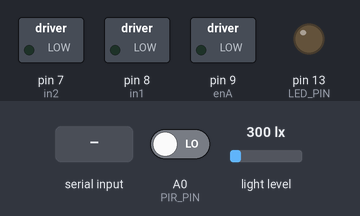
This sketch was run on a simulated Arduino Uno, built with avr-gcc and run on an emulated ATmega328P. Shown: switched loads named in the sketch (green lamp = pin HIGH), output pins drawn as LEDs (lit = HIGH). The inputs (shaded band) are chosen by the test bench; at power-on: A0 (PIR_PIN) LOW, light level 300 lx. What the sketch prints to the serial monitor is not drawn.

Above: at 5.2 s.
5.3 s: A0 (PIR_PIN) driven HIGH
At 6.0 s:
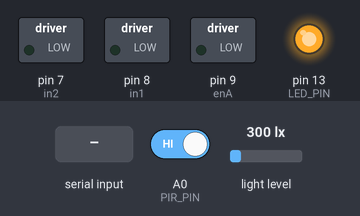
6.8 s: "r1\n" received over Serial
8.3 s: "r1\n" received over the second serial link
9.8 s: "room1\n" received over Serial
11.3 s: "room1\n" received over the second serial link
12.8 s: "heater\n" received over Serial
Timing chart, 0 to 15.3 s (numbered marks = the images above; inputs shaded):
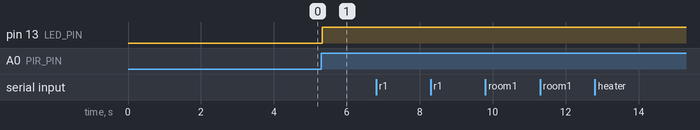

The sketch:

Room1.ino
```cpp
#include <Wire.h>
#include <Adafruit_Sensor.h>
#include <Adafruit_BME280.h>
#include <Adafruit_TSL2561_U.h>
#include <SoftwareSerial.h>


const String ROOM_ID = "R1";

SoftwareSerial Xbee(10, 11);
Adafruit_TSL2561_Unified tsl = Adafruit_TSL2561_Unified(TSL2561_ADDR_FLOAT, 12345);
Adafruit_BME280 bme;

char incomingByte;
unsigned status;

//******************************************** PIR + LIGHT
const char PIR_PIN = A0;
const int LED_PIN = 13;
int valPIR = 0;
int calibrationTime = 2;        // the calibration time for the sensor (10-60 seconds)
long unsigned int lowIn;         // time when the sensor outputs a low pulse
long unsigned int pause = 2000;  // the number of milliseconds the output must be low
// it is assumed that there is no movement
boolean lockLow = true;
boolean takeLowTime;
//******************************************** PIR + LIGHT

long unsigned int count;  // Counter made for sending parameter every 1 second [TX Debug Zigbee]

//******************************************** L298N [RELAYS]
// Motor ROOM1 connections
const int enA = 9;
const int in1 = 8;
const int in2 = 7;

const int SPEED_LOW = 53;
const int SPEED_MID = 58;
const int SPEED_HIGH = 62;
//******************************************** L298N [RELAYS]

String inputString = "";
boolean stringComplete = false;

void setup(void) {
  Serial.begin(9600);
  while (!Serial) {};
  stopMotors();
  delay(1000);

  Xbee.begin(9600);

  status = bme.begin(0x76);
  if (!status) {
    Serial.println("Could not find a valid BME280 sensor, check wiring, address, sensor ID!");
    Serial.print("SensorID was: 0x");
    Serial.println(bme.sensorID(), 16);
    while (1) delay(10);
  }
  Serial.println("BME280 OK");

  /* Initialise the Luminority sensor */
  if (!tsl.begin()) {
    /* There was a problem detecting the TSL2561 ... check your connections */
    Serial.print("Ooops, no TSL2561 detected ... Check your wiring or I2C ADDR!");
    while (1) delay(10);
    ;
  }
  Serial.println("TSL OK");

  /* Display some basic information on this sensor */
  //displaySensorDetails();
  /* Setup the sensor gain and integration time */
  configureSensor();

  Serial.println("Starting PIR sensor calibration ");  // Waiting for calibration
  for (int i = 0; i < calibrationTime; i++) {          // loop from 0 to the set calibration time
    Serial.print(".");
    delay(1000);  // sets 1 second delay
  }

  pinMode(LED_PIN, OUTPUT);
  pinMode(PIR_PIN, INPUT);
  digitalWrite(PIR_PIN, LOW);

  //MotorROOM1 [Heater]
  pinMode(enA, OUTPUT);
  pinMode(in1, OUTPUT);
  pinMode(in2, OUTPUT);
  stopMotors();

  Xbee.println("Hello from ROOM_1 ");
  delay(1000);
}


void loop(void) {
  sensors_event_t event;
  tsl.getEvent(&event);

  // Sending Temp:Hum:Press every 30 seconds
  if (millis() - count > 30000) {
    //Packet Structure: ID_Room:Temp:Humidity:Pressure
    String packetTemp = ROOM_ID;
    packetTemp += ":";
    packetTemp += String(bme.readTemperature(), 1);
    packetTemp += ":";
    packetTemp += String(bme.readHumidity(), 1);
    packetTemp += ":";
    packetTemp += String((bme.readPressure() / 100.0F), 1);
    Xbee.println(packetTemp);
    count = millis();
    Serial.println(packetTemp);
  }

  //********************************************// ZIGBEE RX COMMUNICATION MANAGEMENT
  while (Xbee.available()) {
    char inChar = (char)Xbee.read();

    if (inChar == '\n') {
      stringComplete = true;
    } else {
      inputString += inChar;
    }
  }

  if (stringComplete) {
    Serial.println("Ricevuto: " + inputString); // Debug
    parseCommand(inputString);
    inputString = "";
    stringComplete = false;
  }
  //********************************************// ZIGBEE RX COMMUNICATION MANAGEMENT


  //********************************************// PIR + LIGHT
  valPIR = digitalRead(PIR_PIN);

  // If motion is detected
  if (valPIR == HIGH) {
    if (lockLow) {
      lockLow = false;

      Serial.println("---");
      Serial.println("Movement detected");

      // Send Motion to Gateway
      String packetMotion = "Motion_R1 = 1";
      Xbee.println(packetMotion);
      Serial.print("Sent: ");
      Serial.println(packetMotion);

      // Turn on the light only if is dark inside
      if (event.light < 400) {
        digitalWrite(LED_PIN, HIGH);
        String packetLight = "Light_R1 = 1";
        Xbee.println(packetLight);
        Serial.print("Sent: "); //Debug
        Serial.println(packetLight);
      }

      delay(50);
    }
    takeLowTime = true;
  }

  // If there is no motion
  if (valPIR == LOW) {
    if (takeLowTime) {
      lowIn = millis();     // saves the transition time from HIGH to LOW
      takeLowTime = false;  // ensures this happens only at the beginning of the LOW phase
    }

    // if the sensor is low for more than the indicated pause, we assume there are no more movements
    if (!lockLow && millis() - lowIn > pause) {
      // ensures this block of code is executed again only after
      lockLow = true; // a new sequence of movements has been detected
      Serial.println("Movement ended");

      // Send message of No Motion
      String packetMotion = "Motion_R1 = 0";
      Xbee.println(packetMotion);
      Serial.print("Sent: ");
      Serial.println(packetMotion);

      digitalWrite(LED_PIN, LOW);  // Turns LED OFF
      String packetLight = "Light_R1 = 0";
      Xbee.println(packetLight);
      Serial.print("Sent: ");
      Serial.println(packetLight);

      delay(50);
    }
  }
  //********************************************// PIR + LIGHT

  //********************************************// SERIAL MONITOR DEBUG (MANUAL COMMANDS)
  // Allows sending commands directly from the Arduino IDE Serial Monitor
  if (Serial.available()) {
    String debugCommand = Serial.readStringUntil('\n');
    Serial.println("Manual Input: " + debugCommand);
    parseCommand(debugCommand); // Reuse the same logic used for Xbee commands
  }
  //********************************************// SERIAL MONITOR DEBUG (MANUAL COMMANDS)
}

void displaySensorDetails(void) {
  sensor_t sensor;
  tsl.getSensor(&sensor);
  Serial.println("------------------------------------");
  Serial.print("Sensor:       ");
  Serial.println(sensor.name);
  Serial.print("Driver Ver:   ");
  Serial.println(sensor.version);
  Serial.print("Unique ID:    ");
  Serial.println(sensor.sensor_id);
  Serial.print("Max Value:    ");
  Serial.print(sensor.max_value);
  Serial.println(" lux");
  Serial.print("Min Value:    ");
  Serial.print(sensor.min_value);
  Serial.println(" lux");
  Serial.print("Resolution:   ");
  Serial.print(sensor.resolution);
  Serial.println(" lux");
  Serial.println("------------------------------------");
  Serial.println("");
  delay(500);
}

void configureSensor(void) {
  /* You can also manually set the gain or enable auto-gain support */
  // tsl.setGain(TSL2561_GAIN_1X);      /* No gain ... use in bright light to avoid sensor saturation */
  tsl.setGain(TSL2561_GAIN_16X); /* 16x gain ... use in low light to boost sensitivity */
  //tsl.enableAutoRange(true);            /* Auto-gain ... switches automatically between 1x and 16x */

  /* Changing the integration time gives you better sensor resolution (402ms = 16-bit data) */
  tsl.setIntegrationTime(TSL2561_INTEGRATIONTIME_101MS); /* fast but low resolution */
  // tsl.setIntegrationTime(TSL2561_INTEGRATIONTIME_101MS);  /* medium resolution and speed   */
  // tsl.setIntegrationTime(TSL2561_INTEGRATIONTIME_402MS);  /* 16-bit data but slowest conversions */
}

//********************************************// RELAY MANAGEMENT
void stopMotors() {
  analogWrite(enA, 0);

  digitalWrite(in1, LOW);
  digitalWrite(in2, LOW);
}

void parseCommand(String command) {
  // Cleanup and standardization
  command.trim();
  command.toLowerCase();

  // Room ID Verification ("r1" or "room1")
  if (command.indexOf("r1") == -1 && command.indexOf("room1") == -1) {
    return;
  }

  // Heater Commands
  if (command.indexOf("heater") >= 0) {
    if (command.indexOf("off") >= 0) {
      stopMotors();
      Serial.println(" --> HEATER OFF <-- ");
      Xbee.println("Heater_R1 = 0");        //Back command to Gateway [OFF]
    } else if (command.indexOf("on") >= 0) {
      digitalWrite(in1, LOW);
      digitalWrite(in2, HIGH);
      analogWrite(enA, SPEED_HIGH);
      Serial.print(" --> HEATER ON at HIGH <-- ");
      Serial.println(SPEED_HIGH);
      Xbee.println("Heater_R1 = 1");        //Back command to Gateway [ON]
    }
    return;
  }

  // Light Commands
  if (command.indexOf("light") >= 0) {
    if (command.indexOf("off") >= 0) {
      digitalWrite(LED_PIN, LOW);
      Serial.println(" --> LIGHT OFF <-- ");
      Xbee.println("Light_R1 = 0");         //Back command to Gateway [OFF]
    } else if (command.indexOf("on") >= 0) {
      digitalWrite(LED_PIN, HIGH);
      Serial.println(" --> LIGHT ON <-- ");
      Xbee.println("Light_R1 = 1");         //Back command to Gateway [ON]
    }
    return;
  }
}
//********************************************// RELAY MANAGEMENT
```

Measured:
- after the input at 5.3 s, pin 13 (LED_PIN): LOW → HIGH at once
- after the input at 6.8 s, every drawn part: stays the same
- after the input at 8.3 s, every drawn part: stays the same
- after the input at 9.8 s, every drawn part: stays the same
- after the input at 11.3 s, every drawn part: stays the same
- after the input at 12.8 s, every drawn part: stays the same
